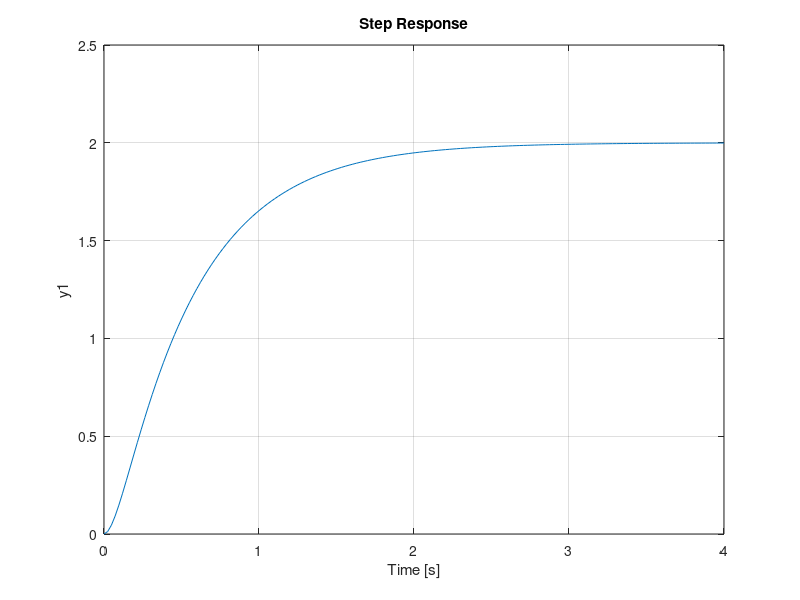

Here is the MATLAB script that generated this plot: (Note: this script raises an error after producing the figure.)
%% Overdamped system : zeta=1.5
clc;clear;
K=2;
omega_n=5;
zeta=1.5;
s=tf('s');
disp('Transfer function:')
G=(K*omega_n^2)/(s^2+2*zeta*omega_n*s+omega_n^2)
step(G);
grid on;
ylim([0 2.5]);
disp('Parameters:')
disp(stepinfo(G))
% Pole-zero map
figure(2);
pzmap(G)
grid on
%% Critically damped system : zeta=1
clc;clear;
K=2;
omega_n=5;
zeta=1;
s=tf('s');
disp('Transfer function:')
G=(K*omega_n^2)/(s^2+2*zeta*omega_n*s+omega_n^2)
step(G);
grid on;
ylim([0 2.5]);
disp('Parameters:')
disp(stepinfo(G))
% Pole-zero map
figure(2);
pzmap(G)
grid on
%% Underdamped system : zeta=0.5
clc;clear;
K=2;
omega_n=5;
zeta=0.5;
s=tf('s');
disp('Transfer function:')
G=(K*omega_n^2)/(s^2+2*zeta*omega_n*s+omega_n^2)
step(G);
grid on;
%xlim([0 5]);
ylim([0 2.5]);
disp('Parameters:')
disp(stepinfo(G))
% Pole-zero map
figure(2);
pzmap(G)
grid on
%% Undamped system : zeta=0
clc;clear;
K=2;
omega_n=5;
zeta=0;
s=tf('s');
disp('Transfer function:')
G=(K*omega_n^2)/(s^2+2*zeta*omega_n*s+omega_n^2)
step(G);
grid on;
xlim([0 5]);
ylim([-0.5 5]);
disp('Parameters:')
disp(stepinfo(G))
% Pole-zero map
figure(2);
pzmap(G)
grid on
%% Negative damped system : Zeta=-2
clc;clear;
K=2;
omega_n=5;
zeta=-2;
s=tf('s');
disp('Transfer function:')
G=(K*omega_n^2)/(s^2+2*zeta*omega_n*s+omega_n^2)
step(G);
grid on;
xlim([0 0.25]);
ylim([-0.5 2.5]);
disp('Parameters:')
disp(stepinfo(G))
% Pole-zero map
figure(2);
pzmap(G)
grid on